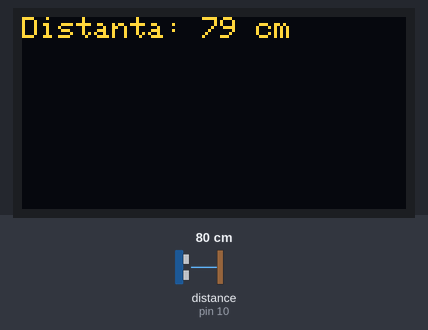
Simulated run of this sketch. Board: Arduino Uno, built with avr-gcc and run on an emulated ATmega328P. Parts: 128×64 one-colour display. Wiring (inferred from the names in the program): ultrasonic range finder: trigger pin 9; echo pin 10. Inputs (shaded band) come from the test bench; at power-on: distance to the obstacle (sensor on pin 10) 80 cm. The echo pulse lasts 58.3 µs per cm; the OLED is the two-colour kind (top 16 rows yellow); the display library's start-up logo is not drawn; what the sketch prints to the serial monitor is not drawn.

Above: at 1.2 s.
1.3 s: distance to the obstacle (sensor on pin 10) set to 2 cm
At 4.3 s:
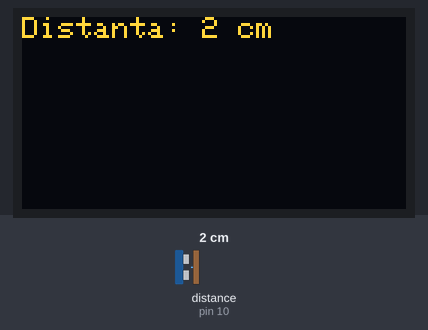
4.6 s: distance to the obstacle (sensor on pin 10) set to 4 cm
At 8.1 s:
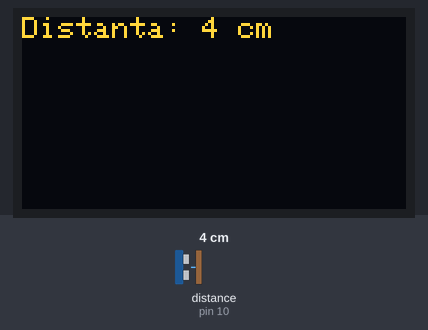
8.7 s: distance to the obstacle (sensor on pin 10) set to 9 cm
At 10.5 s:
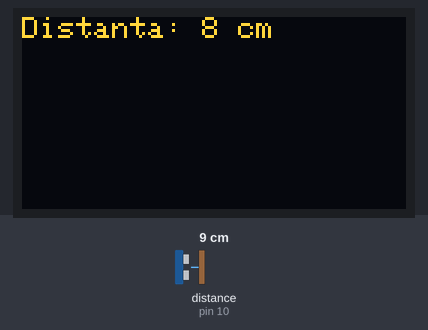
Timing chart, 0 to 12.0 s (numbered marks = the images above; inputs shaded):
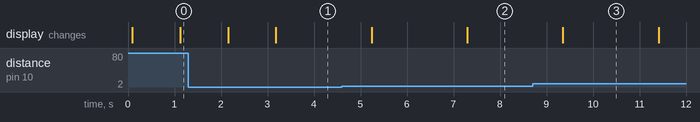

The sketch:

Exemplu.ino
```cpp
#include <Adafruit_GFX.h>
#include <Adafruit_SSD1306.h>
#include <SPI.h>
#include <Wire.h>

#define i2c_address 0x3C //adresa de la i2c OLED Display
#define OLED_RESET -1 //butonul de reset pentru OLED, -1 daca nu e cazul
#define OLED_WIDTH 128 //dimensiunea OLED-ului, in cazul de fata e 128x64
#define OLED_HEIGHT 64

const int trigPin = 9; //trigger Pin pentru HC-SR04
const int echoPin = 10; //echo Pin pentru HC-SR04

Adafruit_SSD1306 display(OLED_WIDTH, OLED_HEIGHT, &Wire, OLED_RESET); //initializare OLED

void setup() {
  pinMode(trigPin, OUTPUT); //definire trigPin
  pinMode(echoPin, INPUT); //definire echoPin
  Serial.begin(9600);

  while(!display.begin(SSD1306_SWITCHCAPVCC, i2c_address));
  display.display();
}

float getDistance() //functie pentru determinarea distantei
{
  digitalWrite(trigPin, LOW);
  delayMicroseconds(2);
  digitalWrite(trigPin, HIGH);
  delayMicroseconds(10);
  digitalWrite(trigPin, LOW);

  float duration = pulseIn(echoPin, HIGH); //duratia pentru unda sonora de la senzor la un obiect si inapoi
  float distance = (duration * 0.0343) / 2; //determinarea distantei folosind relatia distanta = (durata * viteza_sunet) / 2
  return distance; //returneaza distanta dintre senzor si obiect
}

void loop() {
  //Serial.println(getDistance());
  display.clearDisplay(); //sterge tot textul de pe OLED
  display.setTextSize(1); //seteaza dimensiunea textului la 1
  display.setTextColor(WHITE); //seteaza culoarea textului
  display.setCursor(0, 0); //seteaza punctul de inceput la (0,0)
  char text[64];
  float distance = getDistance(); //determinarea distantei
  sprintf(text, "Distanta: %d cm", (int)distance); //formatarea textului cu distanta
  Serial.println(text);
  display.println(text); //scrierea textului pe OLED
  display.display(); //afisarea textului pregatit
  delay(1000);
}
```

Measured:
- after the input at 1.3 s, the display: first changes after 0.85 s (image 1 shows a later state)
- after the input at 4.6 s, the display: first changes after 0.64 s (image 2 shows a later state)
- after the input at 8.7 s, the display: changes after 0.65 s (image 3)
